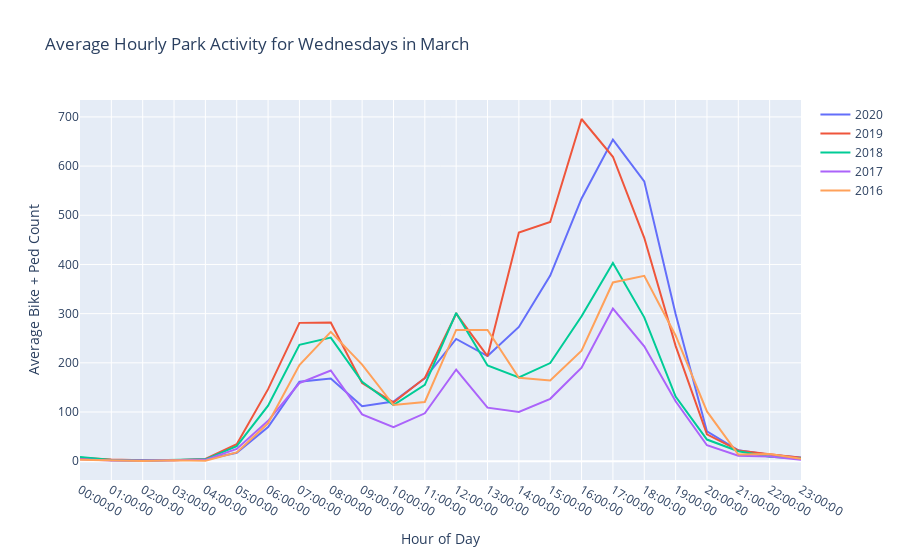

Notebook cell for this chart:
### Markdown cell above
That data looks about right, based on what we saw from individual Fridays in March 2020 on the first graph. Usage peaks in late afternoon when people get off work. In the future I will output this as a dictionary so we can see the times associated with each count. For now I'm going to apply this function to different weekdays in March to compare trends. Let's choose Wednesday, because in transportation terms you get a better picture of people's habits if you choose data in the middle of the week.

### Code cell
fig = go.Figure()
fig.add_trace(go.Scatter(x=alltimes, y=monthly_average_by_hour(3, 2020, 'Wednesday'),
                    mode='lines',
                    name='2020'))
fig.add_trace(go.Scatter(x=alltimes, y=monthly_average_by_hour(3, 2019, 'Wednesday'),
                    mode='lines',
                    name='2019'))
fig.add_trace(go.Scatter(x=alltimes, y=monthly_average_by_hour(3, 2018, 'Wednesday'),
                    mode='lines',
                    name='2018'))
fig.add_trace(go.Scatter(x=alltimes, y=monthly_average_by_hour(3, 2017, 'Wednesday'),
                    mode='lines',
                    name='2017'))
fig.add_trace(go.Scatter(x=alltimes, y=monthly_average_by_hour(3, 2016, 'Wednesday'),
                    mode='lines',
                    name='2016'))
fig.update_layout(title='Average Hourly Park Activity for Wednesdays in March',
                   xaxis_title='Hour of Day',
                   yaxis_title='Average Bike + Ped Count')
fig.show()

### Figure 1 — Plotly figure (JSON) as saved in the notebook; plotly's stock layout.template omitted (floating-point values rounded to 4 significant figures)
{"data": [{"mode": "lines", "name": "2020", "type": "scatter", "x": ["00:00:00", "01:00:00", "02:00:00", "03:00:00", "04:00:00", "05:00:00", "06:00:00", "07:00:00", "08:00:00", "09:00:00", "10:00:00", "11:00:00", "12:00:00", "13:00:00", "14:00:00", "15:00:00", "16:00:00", "17:00:00", "18:00:00", "19:00:00", "20:00:00", "21:00:00", "22:00:00", "23:00:00"], "y": [6.25, 1.75, 1, 2.5, 3.25, 17.25, 69.5, 161.8, 168, 111.8, 121.5, 168.5, 248.5, 213.8, 273, 377.5, 534.2, 654, 569, 299.2, 60.5, 22.25, 13, 7.5]}, {"mode": "lines", "name": "2019", "type": "scatter", "x": ["00:00:00", "01:00:00", "02:00:00", "03:00:00", "04:00:00", "05:00:00", "06:00:00", "07:00:00", "08:00:00", "09:00:00", "10:00:00", "11:00:00", "12:00:00", "13:00:00", "14:00:00", "15:00:00", "16:00:00", "17:00:00", "18:00:00", "19:00:00", "20:00:00", "21:00:00", "22:00:00", "23:00:00"], "y": [7.25, 3.5, 2, 2, 4.5, 34.5, 146.5, 281.2, 282, 159, 119.5, 169.2, 299.8, 213.5, 465, 486.5, 695.8, 619, 454.2, 234.5, 54.75, 22, 14.25, 6.75]}, {"mode": "lines", "name": "2018", "type": "scatter", "x": ["00:00:00", "01:00:00", "02:00:00", "03:00:00", "04:00:00", "05:00:00", "06:00:00", "07:00:00", "08:00:00", "09:00:00", "10:00:00", "11:00:00", "12:00:00", "13:00:00", "14:00:00", "15:00:00", "16:00:00", "17:00:00", "18:00:00", "19:00:00", "20:00:00", "21:00:00", "22:00:00", "23:00:00"], "y": [8.75, 2.5, 1.5, 3.25, 3.75, 30.5, 113, 236.8, 251.2, 161.5, 114, 155.2, 301.5, 194.5, 170.5, 199.5, 294.8, 403, 292.5, 131.5, 44, 20.25, 9.25, 5.5]}, {"mode": "lines", "name": "2017", "type": "scatter", "x": ["00:00:00", "01:00:00", "02:00:00", "03:00:00", "04:00:00", "05:00:00", "06:00:00", "07:00:00", "08:00:00", "09:00:00", "10:00:00", "11:00:00", "12:00:00", "13:00:00", "14:00:00", "15:00:00", "16:00:00", "17:00:00", "18:00:00", "19:00:00", "20:00:00", "21:00:00", "22:00:00", "23:00:00"], "y": [3.8, 1.4, 1.6, 2.2, 2.8, 25, 82.2, 158.6, 184.4, 95.2, 69.2, 97.4, 186.4, 108.8, 100, 126.8, 190.2, 310.4, 233.6, 121.8, 32.4, 11, 9.6, 3]}, {"mode": "lines", "name": "2016", "type": "scatter", "x": ["00:00:00", "01:00:00", "02:00:00", "03:00:00", "04:00:00", "05:00:00", "06:00:00", "07:00:00", "08:00:00", "09:00:00", "10:00:00", "11:00:00", "12:00:00", "13:00:00", "14:00:00", "15:00:00", "16:00:00", "17:00:00", "18:00:00", "19:00:00", "20:00:00", "21:00:00", "22:00:00", "23:00:00"], "y": [3, 1.4, 0.4, 2, 1, 17.8, 77, 195.6, 263, 196.4, 114.2, 120.4, 267, 266.8, 169.8, 164.2, 224.8, 363.4, 377, 255.6, 101.2, 13.6, 14.4, 5]}], "layout": {"autosize": true, "title": {"text": "Average Hourly Park Activity for Wednesdays in March"}, "xaxis": {"autorange": true, "range": [0, 23], "title": {"text": "Hour of Day"}, "type": "category"}, "yaxis": {"autorange": true, "range": [-38.23, 734.4], "title": {"text": "Average Bike + Ped Count"}, "type": "linear"}}}
